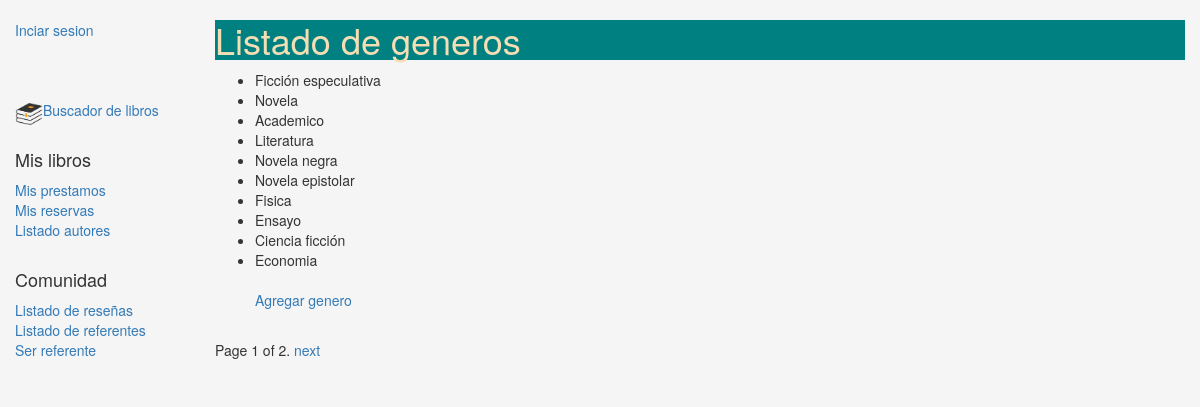
The page /gestion/genre/ on the database its author committed.
### gestion/models.py (models this page shows, shortened)
class Genre(models.Model):
    name = models.CharField(verbose_name = 'Genero', max_length=200,
        help_text="Ingrese el nombre del género (p. ej. Ciencia Ficción, Poesía Francesa etc.)")

### gestion/views.py (the view)
# urls.py: path('genre/',views.GenreView.as_view(), name = 'genre'),
class GenreView(generic.ListView):
    model = Genre
    paginate_by = 10

### gestion/templates/gestion/genre_list.html
{% extends "base_generic.html" %}
{% block content %}
<h1>Listado de generos</h1>
    <ul>
        {% for genre in object_list %}
        <li>
            {{ genre.name}}
        </li>
        {% endfor %}
    <br><a href="{% url 'add-genre' %}">Agregar genero</a>
    </ul>
{% endblock content %}

### gestion/static/css/styles.css (style rules this page uses)
body { background-color: whitesmoke; }
h1 { background-color: teal; color: wheat; }

### rows shown on the page
Genre: name "Ficción especulativa"
Genre: name "Novela"
Genre: name "Academico"
Genre: name "Literatura"
Genre: name "Novela negra"
Genre: name "Novela epistolar"
Genre: name "Fisica"
Genre: name "Ensayo"
Genre: name "Ciencia ficción"
Genre: name "Economia"

### other values the page prints
{{ page_obj.number }} "1"
{{ page_obj.paginator.num_pages }} "2"
